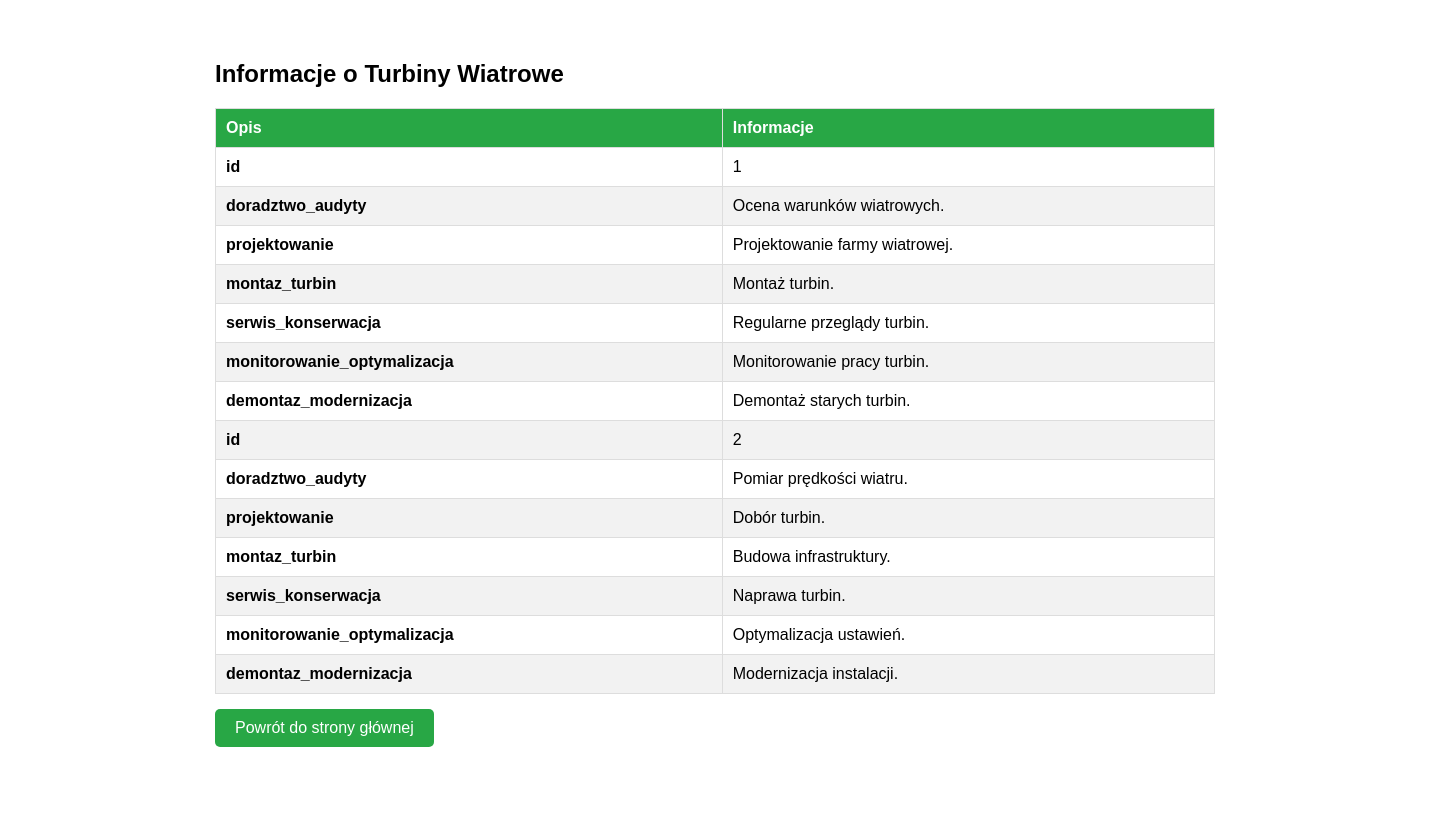
/details.php?category=wiatraki, run on the app's committed database.
### tables this page shows
CREATE TABLE `turbiny_wiatrowe` (
  `id` int(11) NOT NULL,
  `doradztwo_audyty` text NOT NULL,
  `projektowanie` text NOT NULL,
  `montaz_turbin` text NOT NULL,
  `serwis_konserwacja` text NOT NULL,
  `monitorowanie_optymalizacja` text NOT NULL,
  `demontaz_modernizacja` text NOT NULL
);

### details.php (the view, shortened to what this page needs)
<?php
include 'database.php';
if (isset($_GET['category'])) {
    $category = $_GET['category'];
} else {
    die("Błąd: Nie wybrano kategorii.");
}
$query = "";
$categoryName = "";
$videoFile = "";
if ($category == 'fotowoltaika') {
    $query = "SELECT * FROM `fotowoltaika`";
    $categoryName = "Fotowoltaika";
    $videoFile = "filmiki/solar_panels.mp4";
} elseif ($category == 'wiatraki') {
    $query = "SELECT * FROM `turbiny_wiatrowe`";
    $categoryName = "Turbiny Wiatrowe";
    $videoFile = "filmiki/windmill.mp4";
} elseif ($category == 'geotermia') {
    $query = "SELECT * FROM `energia_geotermalna`";
    $categoryName = "Energia Geotermalna";
    $videoFile = "filmiki/Geothermal heating.mp4";
}
$result = mysqli_query($conn, $query);
?>
<!DOCTYPE html>
<html lang="pl">
<head>
    <link rel="stylesheet" href="style.css">
</head>
<body>
    <video autoplay muted loop class="background-video">
        <source src="<?php echo $videoFile; ?>" type="video/mp4">
    </video>
    <div class="content">
        <h2>Informacje o <?php echo $categoryName; ?></h2>
        <table class="details-table">
            <thead>
                <tr>
                    <th>Opis</th>
                    <th>Informacje</th>
                </tr>
            </thead>
            <tbody>
                <?php
                while ($row = mysqli_fetch_assoc($result)) {
                    foreach ($row as $key => $value) {
                        echo "<tr><td><strong>$key</strong></td><td>$value</td></tr>";
                    }
                }
                ?>
            </tbody>
        </table>
        <a href="index.php" class="button">Powrót do strony głównej</a>
    </div>
</body>
</html>

### style.css (style rules this page uses)
body, html { height: 100%; margin: 0; font-family: Arial, sans-serif; }
.background-video { position: absolute; top: 50%; left: 50%; min-width: 100%; min-height: 100%; width: auto; height: auto; z-index: -1; transform: translate(-50%, -50%); object-fit: cover; }
.content { background-color: rgba(255, 255, 255, 0.8); padding: 20px; border-radius: 20px; text-align: left; width: 80%; max-width: 1000px; margin: 20px auto; }
.button { display: inline-block; padding: 10px 20px; background-color: #28a745; color: white; text-decoration: none; border-radius: 5px; margin-top: 15px; }
.details-table { width: 100%; border-collapse: collapse; margin-top: 20px; }
.details-table th, .details-table td { padding: 10px; border: 1px solid #ddd; text-align: left; }
.details-table th { background-color: #28a745; color: white; }
.details-table tr:nth-child(even) { background-color: #f2f2f2; }

### data on the page
turbiny_wiatrowe: key "id", id "1", key "doradztwo_audyty", doradztwo_audyty "Ocena warunków wiatrowych.", key "projektowanie", projektowanie "Projektowanie farmy wiatrowej.", key "montaz_turbin", montaz_turbin "Montaż turbin.", key "serwis_konserwacja", serwis_konserwacja "Regularne przeglądy turbin.", key "monitorowanie_optymalizacja", monitorowanie_optymalizacja "Monitorowanie pracy turbin.", key "demontaz_modernizacja", demontaz_modernizacja "Demontaż starych turbin."
turbiny_wiatrowe: key "id", id "2", key "doradztwo_audyty", doradztwo_audyty "Pomiar prędkości wiatru.", key "projektowanie", projektowanie "Dobór turbin.", key "montaz_turbin", montaz_turbin "Budowa infrastruktury.", key "serwis_konserwacja", serwis_konserwacja "Naprawa turbin.", key "monitorowanie_optymalizacja", monitorowanie_optymalizacja "Optymalizacja ustawień.", key "demontaz_modernizacja", demontaz_modernizacja "Modernizacja instalacji."

### other printed values
$categoryName "Turbiny Wiatrowe"
